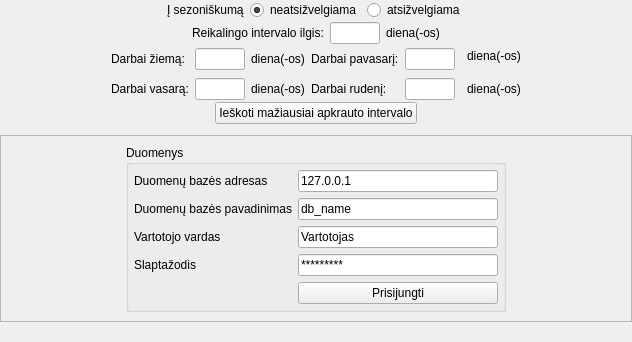
            <widget class="QFrame" name="Sisteminiai_pranesimai">
             <property name="frameShape">
              <enum>QFrame::NoFrame</enum>
             </property>
             <property name="frameShadow">
              <enum>QFrame::Raised</enum>
             </property>
             <property name="lineWidth">
              <number>0</number>
             </property>
             <layout class="QVBoxLayout" name="verticalLayout_14">
              <property name="leftMargin">
               <number>0</number>
              </property>
              <property name="topMargin">
               <number>0</number>
              </property>
              <property name="rightMargin">
               <number>0</number>
              </property>
              <property name="bottomMargin">
               <number>20</number>
              </property>
              <item>
               <widget class="QFrame" name="filtravimo_frame">
                <property name="enabled">
                 <bool>true</bool>
                </property>
                <property name="frameShape">
                 <enum>QFrame::NoFrame</enum>
                </property>
                <property name="frameShadow">
                 <enum>QFrame::Plain</enum>
                </property>
                <property name="lineWidth">
                 <number>0</number>
                </property>
                <layout class="QVBoxLayout" name="verticalLayout_18">
                 <property name="spacing">
                  <number>2</number>
                 </property>
                 <property name="leftMargin">
                  <number>0</number>
                 </property>
                 <property name="topMargin">
                  <number>0</number>
                 </property>
                 <property name="rightMargin">
                  <number>0</number>
                 </property>
                 <property name="bottomMargin">
                  <number>5</number>
                 </property>
                 <item>
                  <widget class="QFrame" name="frame_14">
                   <property name="frameShape">
                    <enum>QFrame::NoFrame</enum>
                   </property>
                   <property name="frameShadow">
                    <enum>QFrame::Plain</enum>
                   </property>
                   <layout class="QHBoxLayout" name="horizontalLayout_15">
                    <property name="spacing">
                     <number>6</number>
                    </property>
                    <property name="margin">
                     <number>0</number>
                    </property>
                    <item>
                     <spacer name="horizontalSpacer_27">
                      <property name="orientation">
                       <enum>Qt::Horizontal</enum>
                      </property>
                      <property name="sizeHint" stdset="0">
                       <size>
                        <width>167</width>
                        <height>20</height>
                       </size>
                      </property>
                     </spacer>
                    </item>
                    <item>
                     <widget class="QLabel" name="label_47">
                      <property name="text">
                       <string>Į sezoniškumą</string>
                      </property>
                     </widget>
                    </item>
                    <item>
                     <widget class="QRadioButton" name="neats_radio">
                      <property name="text">
                       <string>neatsižvelgiama</string>
                      </property>
                      <property name="checked">
                       <bool>true</bool>
                      </property>
                     </widget>
                    </item>
                    <item>
                     <widget class="QRadioButton" name="atsiz_radio">
                      <property name="text">
                       <string>atsižvelgiama</string>
                      </property>
                     </widget>
                    </item>
                    <item>
                     <spacer name="horizontalSpacer_28">
                      <property name="orientation">
                       <enum>Qt::Horizontal</enum>
                      </property>
                      <property name="sizeHint" stdset="0">
                       <size>
                        <width>167</width>
                        <height>20</height>
                       </size>
                      </property>
                     </spacer>
                    </item>
                   </layout>
                  </widget>
                 </item>
                 <item>
                  <widget class="QFrame" name="neatsizvelgiama_frame">
                   <property name="frameShape">
                    <enum>QFrame::NoFrame</enum>
                   </property>
                   <property name="frameShadow">
                    <enum>QFrame::Plain</enum>
                   </property>
                   <layout class="QHBoxLayout" name="horizontalLayout_16">
                    <property name="margin">
                     <number>0</number>
                    </property>
                    <item>
                     <spacer name="horizontalSpacer_29">
                      <property name="orientation">
                       <enum>Qt::Horizontal</enum>
                      </property>
                      <property name="sizeHint" stdset="0">
                       <size>
                        <width>40</width>
                        <height>20</height>
                       </size>
                      </property>
                     </spacer>
                    </item>
                    <item>
                     <widget class="QLabel" name="label_48">
                      <property name="text">
                       <string>Reikalingo intervalo ilgis:</string>
                      </property>
                     </widget>
                    </item>
                    <item>
                     <widget class="QLineEdit" name="lineEdit_11">
                      <property name="maximumSize">
                       <size>
                        <width>50</width>
                        <height>16777215</height>
                       </size>
                      </property>
                     </widget>
                    </item>
                    <item>
                     <widget class="QLabel" name="label_49">
                      <property name="text">
                       <string>diena(-os)</string>
                      </property>
                     </widget>
                    </item>
                    <item>
                     <spacer name="horizontalSpacer_30">
                      <property name="orientation">
                       <enum>Qt::Horizontal</enum>
                      </property>
                      <property name="sizeHint" stdset="0">
                       <size>
                        <width>40</width>
                        <height>20</height>
                       </size>
                      </property>
                     </spacer>
                    </item>
                   </layout>
                  </widget>
                 </item>
                 <item>
                  <widget class="QFrame" name="atsizvelgiama_frame">
                   <property name="frameShape">
                    <enum>QFrame::NoFrame</enum>
                   </property>
                   <property name="frameShadow">
                    <enum>QFrame::Raised</enum>
                   </property>
                   <layout class="QGridLayout" name="gridLayout_3">
                    <property name="margin">
                     <number>0</number>
                    </property>
                    <property name="horizontalSpacing">
                     <number>6</number>
                    </property>
                    <item row="0" column="1" rowspan="2">
                     <widget class="QLabel" name="label_50">
                      <property name="text">
                       <string>Darbai žiemą:</string>
                      </property>
                     </widget>
                    </item>
                    <item row="0" column="2" rowspan="2">
                     <widget class="QLineEdit" name="lineEdit_12">
                      <property name="minimumSize">
                       <size>
                        <width>50</width>
                        <height>0</height>
                       </size>
                      </property>
                      <property name="maximumSize">
                       <size>
                        <width>50</width>
                        <height>16777215</height>
                       </size>
                      </property>
                     </widget>
                    </item>
                    <item row="0" column="3" rowspan="2">
                     <widget class="QLabel" name="label_51">
                      <property name="text">
                       <string>diena(-os)</string>
                      </property>
                     </widget>
                    </item>
                    <item row="0" column="5" rowspan="2">
                     <widget class="QLabel" name="label_52">
                      <property name="text">
                       <string>Darbai pavasarį:</string>
                      </property>
                     </widget>
                    </item>
                    <item row="0" column="6" rowspan="2" colspan="2">
                     <widget class="QLineEdit" name="lineEdit_13">
                      <property name="minimumSize">
                       <size>
                        <width>50</width>
                        <height>0</height>
                       </size>
                      </property>
                      <property name="maximumSize">
                       <size>
                        <width>50</width>
                        <height>16777215</height>
                       </size>
                      </property>
                     </widget>
                    </item>
                    <item row="3" column="1">
                     <widget class="QLabel" name="label_53">
                      <property name="text">
                       <string>Darbai vasarą:</string>
                      </property>
                     </widget>
                    </item>
                    <item row="3" column="2">
                     <widget class="QLineEdit" name="lineEdit_14">
                      <property name="minimumSize">
                       <size>
                        <width>50</width>
                        <height>0</height>
                       </size>
                      </property>
                      <property name="maximumSize">
                       <size>
                        <width>50</width>
                        <height>16777215</height>
                       </size>
                      </property>
                     </widget>
                    </item>
                    <item row="3" column="3">
                     <widget class="QLabel" name="label_54">
                      <property name="text">
                       <string>diena(-os)</string>
                      </property>
                     </widget>
                    </item>
                    <item row="3" column="5">
                     <widget class="QLabel" name="label_55">
                      <property name="text">
                       <string>Darbai rudenį:</string>
                      </property>
                     </widget>
                    </item>
                    <item row="0" column="8">
                     <widget class="QLabel" name="label_56">
                      <property name="text">
                       <string>diena(-os)</string>
                      </property>
                     </widget>
                    </item>
                    <item row="3" column="8">
                     <widget class="QLabel" name="label_57">
                      <property name="text">
                       <string>diena(-os)</string>
                      </property>
                     </widget>
                    </item>
                    <item row="3" column="6">
                     <widget class="QLineEdit" name="lineEdit_15">
                      <property name="minimumSize">
                       <size>
                        <width>50</width>
                        <height>0</height>
                       </size>
                      </property>
                      <property name="maximumSize">
                       <size>
                        <width>50</width>
                        <height>16777215</height>
                       </size>
                      </property>
                     </widget>
                    </item>
                    <item row="0" column="0">
                     <spacer name="horizontalSpacer_31">
                      <property name="orientation">
                       <enum>Qt::Horizontal</enum>
                      </property>
                      <property name="sizeHint" stdset="0">
                       <size>
                        <width>40</width>
                        <height>20</height>
                       </size>
                      </property>
                     </spacer>
                    </item>
                    <item row="3" column="0">
                     <spacer name="horizontalSpacer_32">
                      <property name="orientation">
                       <enum>Qt::Horizontal</enum>
                      </property>
                      <property name="sizeHint" stdset="0">
                       <size>
                        <width>40</width>
                        <height>20</height>
                       </size>
                      </property>
                     </spacer>
                    </item>
                    <item row="0" column="9">
                     <spacer name="horizontalSpacer_33">
                      <property name="orientation">
                       <enum>Qt::Horizontal</enum>
                      </property>
                      <property name="sizeHint" stdset="0">
                       <size>
                        <width>40</width>
                        <height>20</height>
                       </size>
                      </property>
                     </spacer>
                    </item>
                    <item row="3" column="9">
                     <spacer name="horizontalSpacer_34">
                      <property name="orientation">
                       <enum>Qt::Horizontal</enum>
                      </property>
                      <property name="sizeHint" stdset="0">
                       <size>
                        <width>40</width>
                        <height>20</height>
                       </size>
                      </property>
                     </spacer>
                    </item>
                   </layout>
                  </widget>
                 </item>
                 <item>
                  <widget class="QFrame" name="frame_10">
                   <property name="frameShape">
                    <enum>QFrame::NoFrame</enum>
                   </property>
                   <property name="frameShadow">
                    <enum>QFrame::Raised</enum>
                   </property>
                   <layout class="QGridLayout" name="gridLayout">
                    <property name="margin">
                     <number>0</number>
                    </property>
                    <property name="spacing">
                     <number>0</number>
                    </property>
                    <item row="0" column="1">
                     <widget class="QPushButton" name="pushButton">
                      <property name="text">
                       <string>Ieškoti mažiausiai apkrauto intervalo</string>
                      </property>
                     </widget>
                    </item>
                    <item row="0" column="0">
                     <spacer name="horizontalSpacer_11">
                      <property name="orientation">
                       <enum>Qt::Horizontal</enum>
                      </property>
                      <property name="sizeHint" stdset="0">
                       <size>
                        <width>40</width>
                        <height>20</height>
                       </size>
                      </property>
                     </spacer>
                    </item>
                    <item row="0" column="2">
                     <spacer name="horizontalSpacer_12">
                      <property name="orientation">
                       <enum>Qt::Horizontal</enum>
                      </property>
                      <property name="sizeHint" stdset="0">
                       <size>
                        <width>40</width>
                        <height>20</height>
                       </size>
                      </property>
                     </spacer>
                    </item>
                   </layout>
                  </widget>
                 </item>
                </layout>
               </widget>
              </item>
              <item>
               <widget class="QFrame" name="frame_7">
                <property name="frameShape">
                 <enum>QFrame::StyledPanel</enum>
                </property>
                <property name="frameShadow">
                 <enum>QFrame::Raised</enum>
                </property>
                <layout class="QHBoxLayout" name="horizontalLayout_3">
                 <item>
                  <spacer name="horizontalSpacer">
                   <property name="orientation">
                    <enum>Qt::Horizontal</enum>
                   </property>
                   <property name="sizeHint" stdset="0">
                    <size>
                     <width>40</width>
                     <height>20</height>
                    </size>
                   </property>
                  </spacer>
                 </item>
                 <item>
                  <widget class="QGroupBox" name="Prisijungimo_group">
                   <property name="minimumSize">
                    <size>
                     <width>370</width>
                     <height>0</height>
                    </size>
                   </property>
                   <property name="title">
                    <string>Duomenys</string>
                   </property>
                   <layout class="QFormLayout" name="formLayout">
                    <property name="fieldGrowthPolicy">
                     <enum>QFormLayout::AllNonFixedFieldsGrow</enum>
                    </property>
                    <property name="margin">
                     <number>5</number>
                    </property>
                    <item row="1" column="0">
                     <widget class="QLabel" name="DB_label">
                      <property name="minimumSize">
                       <size>
                        <width>150</width>
                        <height>0</height>
                       </size>
                      </property>
                      <property name="text">
                       <string>Duomenų bazės adresas</string>
                      </property>
                     </widget>
                    </item>
                    <item row="1" column="1">
                     <widget class="QLineEdit" name="DB_input">
                      <property name="minimumSize">
                       <size>
                        <width>200</width>
                        <height>0</height>
                       </size>
                      </property>
                      <property name="maximumSize">
                       <size>
                        <width>300</width>
                        <height>16777215</height>
                       </size>
                      </property>
                      <property name="text">
                       <string>127.0.0.1</string>
                      </property>
                     </widget>
                    </item>
                    <item row="2" column="0">
                     <widget class="QLabel" name="DB_name_lbel">
                      <property name="minimumSize">
                       <size>
                        <width>150</width>
                        <height>0</height>
                       </size>
                      </property>
                      <property name="text">
                       <string>Duomenų bazės pavadinimas</string>
                      </property>
                     </widget>
                    </item>
                    <item row="2" column="1">
                     <widget class="QLineEdit" name="db_name_input">
                      <property name="minimumSize">
                       <size>
                        <width>200</width>
                        <height>0</height>
                       </size>
                      </property>
                      <property name="maximumSize">
                       <size>
                        <width>300</width>
                        <height>16777215</height>
                       </size>
                      </property>
                      <property name="text">
                       <string>db_name</string>
                      </property>
                     </widget>
                    </item>
                    <item row="3" column="0">
                     <widget class="QLabel" name="username">
                      <property name="minimumSize">
                       <size>
                        <width>150</width>
                        <height>0</height>
                       </size>
                      </property>
                      <property name="text">
                       <string>Vartotojo vardas</string>
                      </property>
                     </widget>
                    </item>
                    <item row="3" column="1">
                     <widget class="QLineEdit" name="username_input">
                      <property name="minimumSize">
                       <size>
                        <width>200</width>
                        <height>0</height>
                       </size>
                      </property>
                      <property name="maximumSize">
                       <size>
                        <width>300</width>
                        <height>16777215</height>
                       </size>
                      </property>
                      <property name="text">
                       <string>Vartotojas</string>
                      </property>
                     </widget>
                    </item>
                    <item row="4" column="0">
                     <widget class="QLabel" name="password">
                      <property name="minimumSize">
                       <size>
                        <width>150</width>
                        <height>0</height>
                       </size>
                      </property>
                      <property name="text">
                       <string>Slaptažodis</string>
                      </property>
                     </widget>
                    </item>
                    <item row="4" column="1">
                     <widget class="QLineEdit" name="username_input_2">
                      <property name="minimumSize">
                       <size>
                        <width>200</width>
                        <height>0</height>
                       </size>
                      </property>
                      <property name="maximumSize">
                       <size>
                        <width>300</width>
                        <height>16777215</height>
                       </size>
                      </property>
                      <property name="text">
                       <string notr="true">*********</string>
                      </property>
                     </widget>
                    </item>
                    <item row="5" column="1">
                     <widget class="QPushButton" name="connect">
                      <property name="enabled">
                       <bool>true</bool>
                      </property>
                      <property name="text">
                       <string>Prisijungti</string>
                      </property>
                     </widget>
                    </item>
                   </layout>
                  </widget>
                 </item>
                 <item>
                  <spacer name="horizontalSpacer_2">
                   <property name="orientation">
                    <enum>Qt::Horizontal</enum>
                   </property>
                   <property name="sizeHint" stdset="0">
                    <size>
                     <width>40</width>
                     <height>20</height>
                    </size>
                   </property>
                  </spacer>
                 </item>
                </layout>
                <zorder>Prisijungimo_group</zorder>
                <zorder>Prisijungimo_group</zorder>
                <zorder>horizontalSpacer</zorder>
                <zorder>horizontalSpacer_2</zorder>
               </widget>
              </item>
             </layout>
            </widget>
